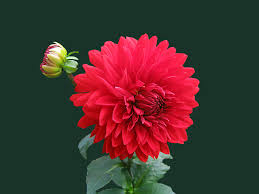
#> input picture Image/srity.jpg, 259 x 194 px
$ python '2(a).py'
#> lines starting #> are read from the running program, lines starting #| are printed output that depends on the picture
import cv2 as cv
import matplotlib.pyplot as plt
import numpy as np
import matplotlib.pyplot as plot
image = cv.imread('Image/srity.jpg',0)
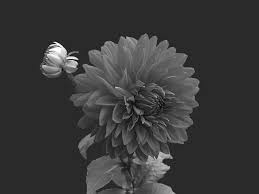
#> image: shape (194, 259); min 0, max 255, mean 57
plt.subplot(2,1,1)
plt.imshow(image,cmap='gray')

gray_range = (0, 100)
row,col = image.shape
#> row = 194; col = 259
copy_image=image.copy()

for i in range(row):
    for j in range(col):
        if copy_image[i][j]>=gray_range[0] and copy_image[i][j]<=gray_range[1]:
            copy_image[i][j]+=155
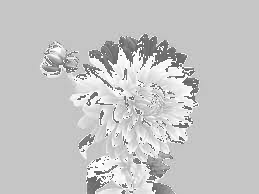
#> copy_image: shape (194, 259); min 101, max 255, mean 197.5
print(copy_image)
#> (printed output is left out)
plt.subplot(2,1,2)
plt.imshow(copy_image,cmap='gray')
plt.show()
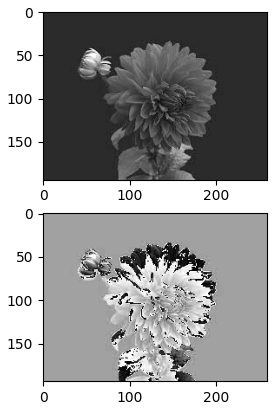
#> figure drawn by matplotlib, 2 panels
